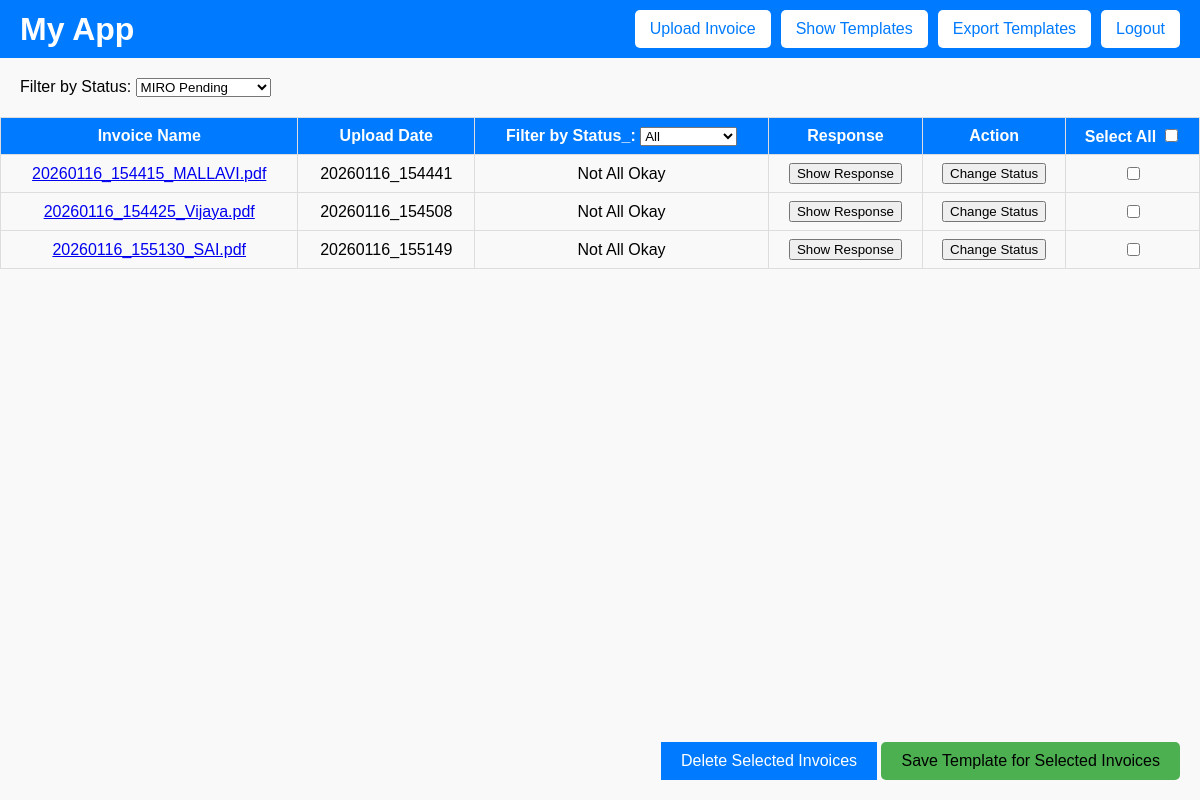
Page /show-invoice/ (signed in) on the earlier database version.
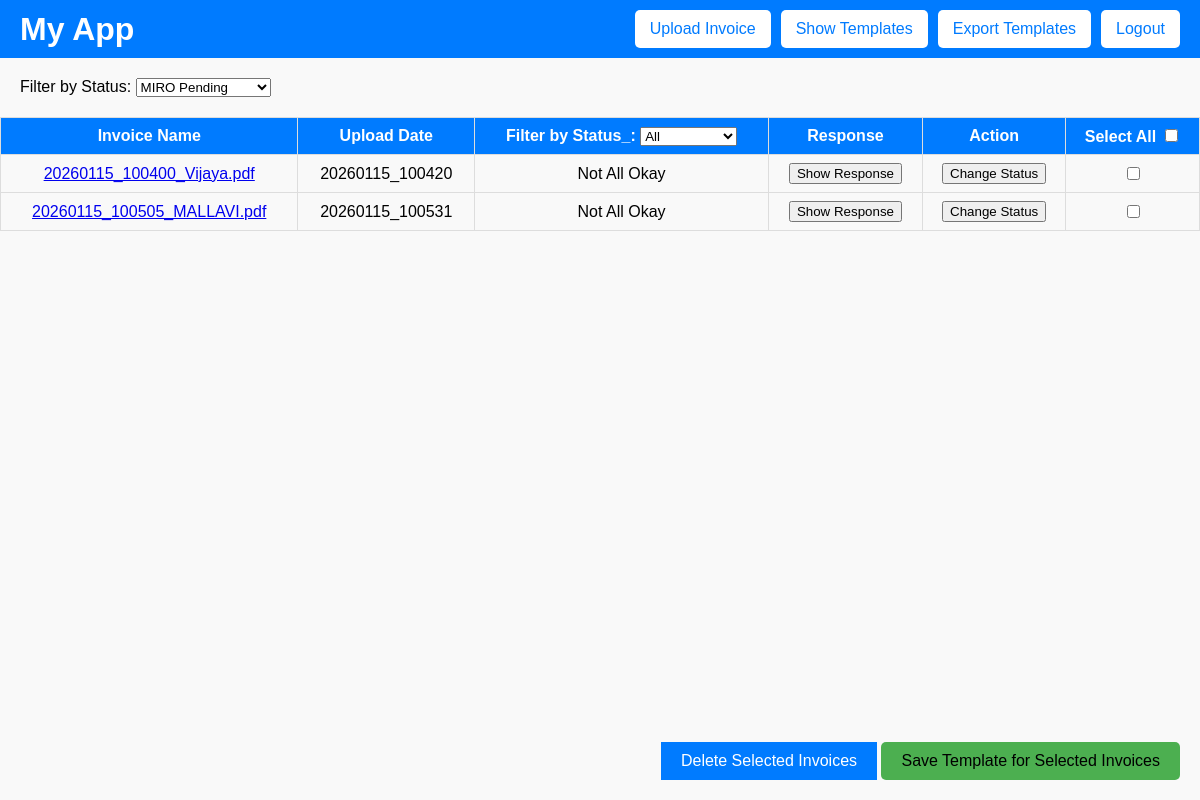
Same page on the later database version.
### miroapp/models.py (models this page shows)
class InvoiceDetail(models.Model):
    company = models.ForeignKey(CompanyDetails, on_delete=models.CASCADE)
    file_name = models.CharField(max_length=255, unique=True)  # Unique constraint
    path = models.TextField()
    upload_date = models.TextField(blank=True, null=True)
    okay_status = models.TextField(blank=True, null=True)
    okay_message = models.TextField(blank=True, null=True)
    status = models.CharField(max_length=50, default='waiting')

### miroapp/views.py (the view)
# urls.py: path('show-invoice/', views.show_invoices, name='show_invoices'),
@login_required
def show_invoices(request):
    status_filter = request.GET.get('status', 'waiting')
    company = request.user.company_code
    if status_filter == 'all':
        invoices = InvoiceDetail.objects.filter(company=company)
    else:
        invoices = InvoiceDetail.objects.filter(company=company, status=status_filter)
    context = {
        'invoices': invoices,
        'selected_status': status_filter,
        'company':company,
    }
    return render(request, 'show_invoices.html', context)

### miroapp/models.py (called while the page is built)
    def __str__(self):
        return f"{self.business_name} ({self.contact_person_email})"

### miroapp/templates/show_invoices.html (shortened to what this page needs)
<!DOCTYPE html>
<html lang="en">
<head>
</head>
<body>
    <header>
        <h1>
            <a href="/home/" style="text-decoration: none; color: inherit;">My App</a>
        </h1>
        <nav>
            <button onclick="window.location.href='/upload-invoice/'">Upload Invoice</button>
            <button onclick="window.location.href='/show-templates/'">Show Templates</button>
            <button onclick="exportTemplates()">Export Templates</button>
            <button onclick="window.location.href='/logout/'">Logout</button>
        </nav>
    </header>
    <form method="GET" action="/show-invoice/" id="filterForm">
        <label for="status">Filter by Status:</label>
        <select id="status" name="status" onchange="this.form.submit()">
            <option value="waiting" {% if selected_status == "waiting" %}selected{% endif %}>MIRO Pending</option>
        </select>
    </form>
    {% if invoices %}
        <table>
            <thead>
                <tr>
                    <th>Invoice Name</th>
                    <th>Upload Date</th>
                    <th>
                        <span class="filter-container">
                            <label for="status_filter_">Filter by Status_:</label>
                            <select id="status_filter_" name="status_filter">
                                <option value="all">All</option>
                            </select>
                        </span>
                    </th>
                    <th>Response</th>
                    <th>Action</th>
                    <th>
                        <span class="filter-container">
                            <label for="select_all_checkbox">Select All</label>
                            <input type="checkbox" id="select_all_checkbox">
                        </span>
                    </th>
                </tr>
            </thead>
            <tbody id="invoice-table-body">
                {% for invoice in invoices %}
                    <tr class="invoice-row" data-status="{{ invoice.okay_status }}">
                        <td>
                            <a href="/media/invoices/{{company}}/{{ invoice.file_name }}" target="_blank">
                                {{ invoice.file_name }}
                            </a>
                        </td>
                        <td>{{ invoice.upload_date }}</td>
                        <td>
                            <span class="tooltip" data-tooltip="{{ invoice.okay_message }}">
                                {{ invoice.okay_status }}
                            </span>
                        </td>
                        <td>
                            <button onclick="window.location.href='/invoice-display/?response_file={{ invoice.file_name }}.json'">Show Response</button>
                        </td>
                        <td>
                            <button onclick="changeStatus('{{ invoice.file_name }}')">Change Status</button>
                        </td>
                        <td>
                            <input type="checkbox" class="invoice-checkbox" data-file="{{ invoice.file_name }}">
                        </td>
                    </tr>
                {% endfor %}
            </tbody>
        </table>
    {% else %}
        <p class="message">No invoices found for the selected filter</p>
    {% endif %}
    <form id="action_form" method="POST">
        <div class="action-button-container">
            <button type="button" id="delete_selected" onclick="submitDeleteForm()">Delete Selected Invoices</button>
            <button type="button" id="perform_action" onclick="submitSaveForm()">Save Template for Selected Invoices</button>
        </div>
    </form>
</body>
</html>

Differences in the rows shown:
no longer on this page (row edited): InvoiceDetail: file_name "20260116_154415_MALLAVI.pdf", upload_date "20260116_154441", okay_status "Not All Okay"
removed InvoiceDetail: file_name "20260116_154425_Vijaya.pdf", upload_date "20260116_154508", okay_status "Not All Okay"
removed InvoiceDetail: file_name "20260116_155130_SAI.pdf", upload_date "20260116_155149", okay_status "Not All Okay"
added InvoiceDetail: file_name "20260115_100400_Vijaya.pdf", upload_date "20260115_100420", okay_status "Not All Okay"
added InvoiceDetail: file_name "20260115_100505_MALLAVI.pdf", upload_date "20260115_100531", okay_status "Not All Okay"
